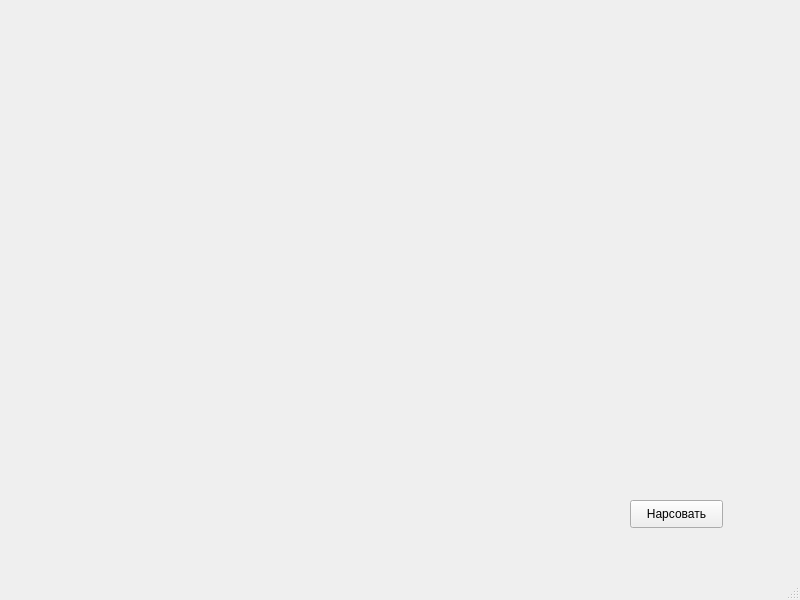
<?xml version="1.0" encoding="UTF-8"?>
<ui version="4.0">
 <class>MainWindow</class>
 <widget class="QMainWindow" name="MainWindow">
  <property name="geometry">
   <rect>
    <x>0</x>
    <y>0</y>
    <width>800</width>
    <height>600</height>
   </rect>
  </property>
  <property name="windowTitle">
   <string>MainWindow</string>
  </property>
  <widget class="QWidget" name="centralwidget">
   <widget class="QPushButton" name="btn_draw">
    <property name="geometry">
     <rect>
      <x>630</x>
      <y>500</y>
      <width>93</width>
      <height>28</height>
     </rect>
    </property>
    <property name="text">
     <string>Нарсовать</string>
    </property>
   </widget>
  </widget>
  <widget class="QMenuBar" name="menubar">
   <property name="geometry">
    <rect>
     <x>0</x>
     <y>0</y>
     <width>800</width>
     <height>26</height>
    </rect>
   </property>
  </widget>
  <widget class="QStatusBar" name="statusbar"/>
 </widget>
 <resources/>
 <connections/>
</ui>
